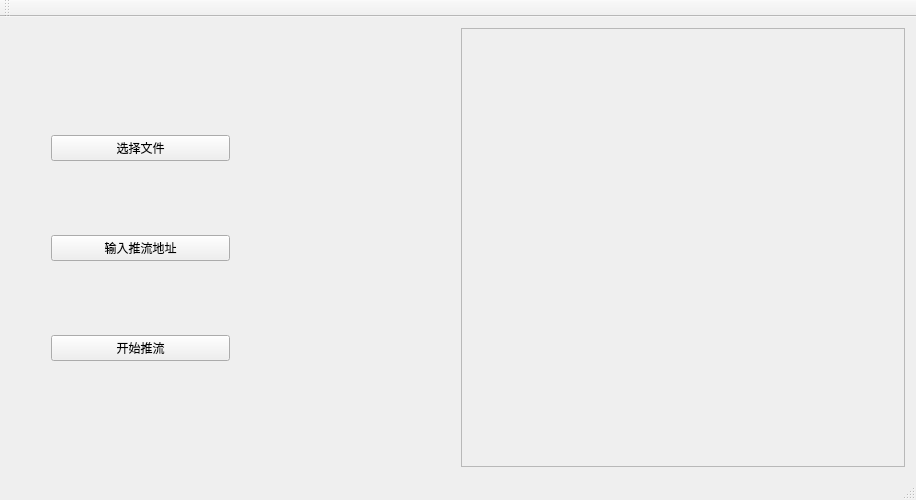
<?xml version="1.0" encoding="UTF-8"?>
<ui version="4.0">
 <class>MainWindow</class>
 <widget class="QMainWindow" name="MainWindow">
  <property name="geometry">
   <rect>
    <x>0</x>
    <y>0</y>
    <width>916</width>
    <height>500</height>
   </rect>
  </property>
  <property name="windowTitle">
   <string>MainWindow</string>
  </property>
  <widget class="QWidget" name="centralWidget">
   <layout class="QHBoxLayout" name="horizontalLayout">
    <item>
     <layout class="QVBoxLayout" name="verticalLayout_2">
      <item>
       <spacer name="verticalSpacer_5">
        <property name="orientation">
         <enum>Qt::Vertical</enum>
        </property>
        <property name="sizeHint" stdset="0">
         <size>
          <width>20</width>
          <height>40</height>
         </size>
        </property>
       </spacer>
      </item>
      <item>
       <layout class="QHBoxLayout" name="horizontalLayout_2">
        <item>
         <spacer name="horizontalSpacer_5">
          <property name="orientation">
           <enum>Qt::Horizontal</enum>
          </property>
          <property name="sizeType">
           <enum>QSizePolicy::Fixed</enum>
          </property>
          <property name="sizeHint" stdset="0">
           <size>
            <width>40</width>
            <height>20</height>
           </size>
          </property>
         </spacer>
        </item>
        <item>
         <widget class="QPushButton" name="select_btn">
          <property name="text">
           <string>选择文件</string>
          </property>
         </widget>
        </item>
        <item>
         <layout class="QVBoxLayout" name="verticalLayout_4">
          <item>
           <spacer name="verticalSpacer_3">
            <property name="orientation">
             <enum>Qt::Vertical</enum>
            </property>
            <property name="sizeType">
             <enum>QSizePolicy::Minimum</enum>
            </property>
            <property name="sizeHint" stdset="0">
             <size>
              <width>20</width>
              <height>40</height>
             </size>
            </property>
           </spacer>
          </item>
          <item>
           <widget class="QLabel" name="show_fname">
            <property name="text">
             <string/>
            </property>
           </widget>
          </item>
          <item>
           <spacer name="verticalSpacer_4">
            <property name="orientation">
             <enum>Qt::Vertical</enum>
            </property>
            <property name="sizeType">
             <enum>QSizePolicy::Minimum</enum>
            </property>
            <property name="sizeHint" stdset="0">
             <size>
              <width>20</width>
              <height>40</height>
             </size>
            </property>
           </spacer>
          </item>
         </layout>
        </item>
        <item>
         <spacer name="horizontalSpacer">
          <property name="orientation">
           <enum>Qt::Horizontal</enum>
          </property>
          <property name="sizeType">
           <enum>QSizePolicy::Fixed</enum>
          </property>
          <property name="sizeHint" stdset="0">
           <size>
            <width>40</width>
            <height>20</height>
           </size>
          </property>
         </spacer>
        </item>
       </layout>
      </item>
      <item>
       <layout class="QHBoxLayout" name="horizontalLayout_3">
        <item>
         <spacer name="horizontalSpacer_6">
          <property name="orientation">
           <enum>Qt::Horizontal</enum>
          </property>
          <property name="sizeType">
           <enum>QSizePolicy::Fixed</enum>
          </property>
          <property name="sizeHint" stdset="0">
           <size>
            <width>40</width>
            <height>20</height>
           </size>
          </property>
         </spacer>
        </item>
        <item>
         <widget class="QPushButton" name="in_url_btn">
          <property name="text">
           <string>输入推流地址</string>
          </property>
         </widget>
        </item>
        <item>
         <layout class="QVBoxLayout" name="verticalLayout_3">
          <item>
           <spacer name="verticalSpacer">
            <property name="orientation">
             <enum>Qt::Vertical</enum>
            </property>
            <property name="sizeType">
             <enum>QSizePolicy::Minimum</enum>
            </property>
            <property name="sizeHint" stdset="0">
             <size>
              <width>20</width>
              <height>40</height>
             </size>
            </property>
           </spacer>
          </item>
          <item>
           <widget class="QLabel" name="show_out">
            <property name="text">
             <string/>
            </property>
           </widget>
          </item>
          <item>
           <spacer name="verticalSpacer_2">
            <property name="orientation">
             <enum>Qt::Vertical</enum>
            </property>
            <property name="sizeType">
             <enum>QSizePolicy::Minimum</enum>
            </property>
            <property name="sizeHint" stdset="0">
             <size>
              <width>20</width>
              <height>40</height>
             </size>
            </property>
           </spacer>
          </item>
         </layout>
        </item>
        <item>
         <spacer name="horizontalSpacer_3">
          <property name="orientation">
           <enum>Qt::Horizontal</enum>
          </property>
          <property name="sizeType">
           <enum>QSizePolicy::Fixed</enum>
          </property>
          <property name="sizeHint" stdset="0">
           <size>
            <width>40</width>
            <height>20</height>
           </size>
          </property>
         </spacer>
        </item>
       </layout>
      </item>
      <item>
       <layout class="QHBoxLayout" name="horizontalLayout_4">
        <item>
         <spacer name="horizontalSpacer_4">
          <property name="orientation">
           <enum>Qt::Horizontal</enum>
          </property>
          <property name="sizeType">
           <enum>QSizePolicy::Fixed</enum>
          </property>
          <property name="sizeHint" stdset="0">
           <size>
            <width>40</width>
            <height>20</height>
           </size>
          </property>
         </spacer>
        </item>
        <item>
         <widget class="QPushButton" name="play_btn">
          <property name="text">
           <string>开始推流</string>
          </property>
         </widget>
        </item>
        <item>
         <layout class="QVBoxLayout" name="verticalLayout_5">
          <item>
           <spacer name="verticalSpacer_7">
            <property name="orientation">
             <enum>Qt::Vertical</enum>
            </property>
            <property name="sizeType">
             <enum>QSizePolicy::Fixed</enum>
            </property>
            <property name="sizeHint" stdset="0">
             <size>
              <width>20</width>
              <height>40</height>
             </size>
            </property>
           </spacer>
          </item>
          <item>
           <widget class="QLabel" name="label">
            <property name="text">
             <string/>
            </property>
           </widget>
          </item>
          <item>
           <spacer name="verticalSpacer_8">
            <property name="orientation">
             <enum>Qt::Vertical</enum>
            </property>
            <property name="sizeType">
             <enum>QSizePolicy::Fixed</enum>
            </property>
            <property name="sizeHint" stdset="0">
             <size>
              <width>20</width>
              <height>40</height>
             </size>
            </property>
           </spacer>
          </item>
         </layout>
        </item>
        <item>
         <spacer name="horizontalSpacer_2">
          <property name="orientation">
           <enum>Qt::Horizontal</enum>
          </property>
          <property name="sizeType">
           <enum>QSizePolicy::Fixed</enum>
          </property>
          <property name="sizeHint" stdset="0">
           <size>
            <width>40</width>
            <height>20</height>
           </size>
          </property>
         </spacer>
        </item>
       </layout>
      </item>
      <item>
       <spacer name="verticalSpacer_6">
        <property name="orientation">
         <enum>Qt::Vertical</enum>
        </property>
        <property name="sizeHint" stdset="0">
         <size>
          <width>20</width>
          <height>40</height>
         </size>
        </property>
       </spacer>
      </item>
     </layout>
    </item>
    <item>
     <layout class="QVBoxLayout" name="verticalLayout">
      <item>
       <widget class="QFrame" name="player_frame">
        <property name="frameShape">
         <enum>QFrame::StyledPanel</enum>
        </property>
        <property name="frameShadow">
         <enum>QFrame::Raised</enum>
        </property>
        <zorder>horizontalSpacer</zorder>
        <zorder>horizontalSpacer</zorder>
       </widget>
      </item>
     </layout>
    </item>
   </layout>
  </widget>
  <widget class="QMenuBar" name="menuBar">
   <property name="geometry">
    <rect>
     <x>0</x>
     <y>0</y>
     <width>916</width>
     <height>23</height>
    </rect>
   </property>
  </widget>
  <widget class="QToolBar" name="mainToolBar">
   <attribute name="toolBarArea">
    <enum>TopToolBarArea</enum>
   </attribute>
   <attribute name="toolBarBreak">
    <bool>false</bool>
   </attribute>
  </widget>
  <widget class="QStatusBar" name="statusBar"/>
 </widget>
 <layoutdefault spacing="6" margin="11"/>
 <resources/>
 <connections/>
</ui>
